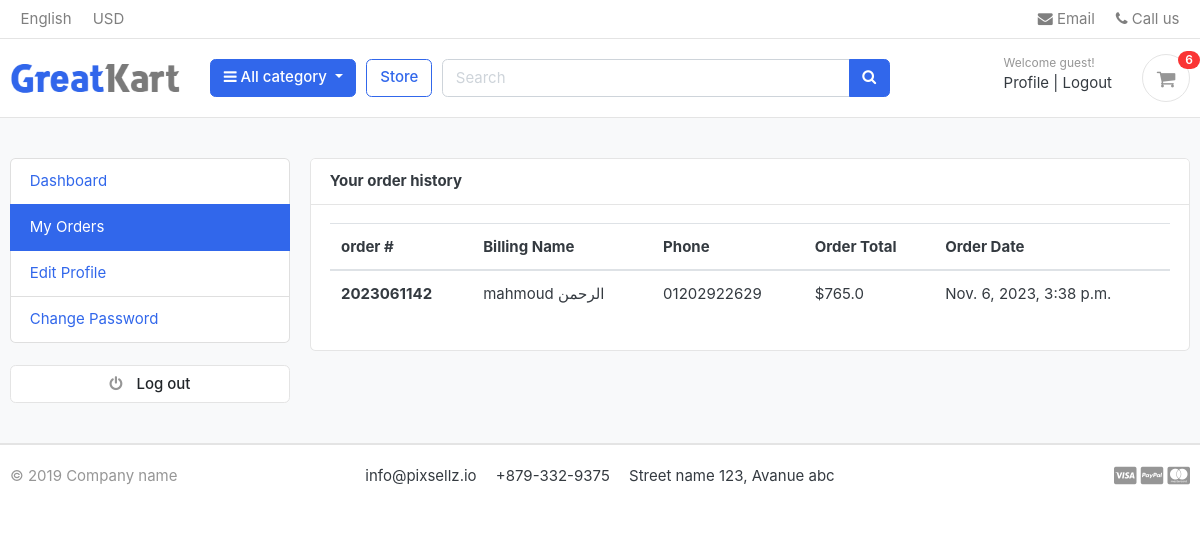
The page /accounts/my_orders/ (signed in) on the database as committed earlier.
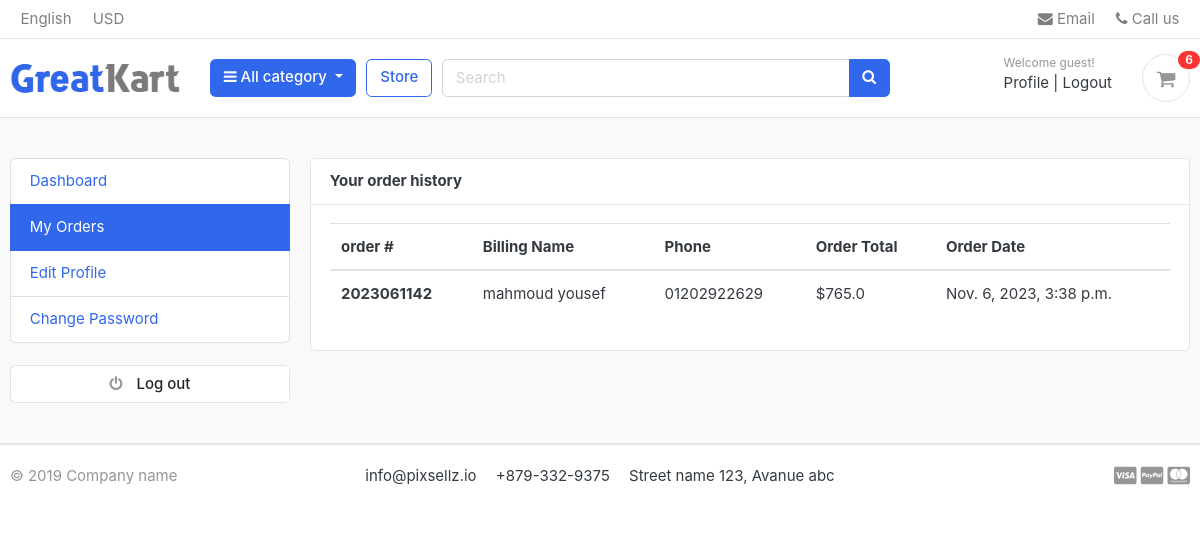
The same page on the database as committed later.
### orders/models.py (models this page shows, shortened)
class Order(models.Model):
    STATUS = (
        ('New','New'),
        ('Accepted','Accepted'),
        ('Completed','Completed'),
        ('Cancelled','Cancelled'),
    )
    user = models.ForeignKey(User, on_delete=models.SET_NULL , null=True)
    payment = models.ForeignKey(Payment,  on_delete=models.SET_NULL ,blank=True , null=True)
    order_number = models.CharField(max_length=50)
    first_name = models.CharField(max_length=50)
    last_name = models.CharField(max_length=50)
    phone = models.CharField(max_length=50)
    email = models.EmailField( max_length=254)
    address_line_1 = models.CharField( max_length=50)
    address_line_2 = models.CharField( max_length=50 , blank=True)
    country = models.CharField( max_length=50 )
    state = models.CharField( max_length=50 )
    city = models.CharField( max_length=50 )
    order_note = models.CharField( max_length=1000 , blank=True)
    order_total = models.FloatField()
    tax = models.FloatField()
    status = models.CharField(choices=STATUS,default='New' , max_length=15)
    ip = models.CharField(max_length=50  ,blank=True)
    is_orderd = models.BooleanField(default=False)
    created_at = models.DateTimeField( auto_now_add=True)
    updated_at = models.DateTimeField(auto_now=True)
    def full_name(self):
        return f'{self.first_name} {self.last_name}'

### accounts/views.py (the view)
# urls.py: path('my_orders/' , views.my_orders , name='my_orders'),
def my_orders(request):
    orders = Order.objects.filter(user=request.user,is_orderd=True).order_by('-created_at')
    context = {
        'orders':orders,
    }
    return render(request,'profile/my_orders.html',context)

### carts/context_processors.py (called while the page is built)
def counter(request):
    cart_count = 0
    if 'admin' in request.path:
        return{}
    else :
        try :
            cart = Cart.objects.filter(cart_id=_cart_id(request))
            if request.user.is_authenticated:
                cart_items = CartItem.objects.all().filter(user=request.user)
            else :
                cart_items = CartItem.objects.all().filter(cart=cart[:1])
            for cart_item in cart_items:
                cart_count+=cart_item.quantity
        except Cart.DoesNotExist:
            cart_count=0
    return dict(cart_count=cart_count)

### carts/views.py (called while the page is built)
def _cart_id(request):
    cart = request.session.session_key
    if not cart:
        cart = request.session.create()
    return cart

### category/context_processor.py (called while the page is built)
def menu_links(request):
    links = Category.objects.all()
    return dict(links=links)

### category/models.py (called while the page is built)
    def get_url(self):
        return reverse('store:product_by_category',args=[self.slug])

    def __str__(self):
        return str(self.name)

### accounts/templates/profile/my_orders.html
{% extends "base.html" %}
{% block body %}
<section class="section-conten padding-y bg">
    <div class="container">
        <div class="row">
            <aside class="col-md-3">
                <ul class="list-group">
                    <a class="list-group-item " href="{% url 'accounts:dashboard'%}"> Dashboard </a>
                    <a class="list-group-item active" href="{% url 'accounts:my_orders'%}"> My Orders </a>
                    <a class="list-group-item" href="{% url 'accounts:edit_profile'%}"> Edit Profile </a>
                    <a class="list-group-item" href="{% url 'password_change'%}">Change Password </a>
                </ul>
                <br>
                <a class="btn btn-light btn-block" href="{% url 'logout'%}"> <i class="fa fa-power-off"></i> <span
                        class="text">Log
                        out</span> </a>
            </aside>
            <main class="col-md-9">
                <article class="card">
                    <header class="card-header">
                        <strong class="d-inline-block mr-3">Your order history</strong>
                    </header>
                    <div class="card-body">
                        <div class="row">
                            <div class="col-md-12">
                                <table class="table table-hover">
                                    <thead>
                                        <tr>
                                            <th scope="col">order #</th>
                                            <th scope="col">Billing Name</th>
                                            <th scope="col">Phone</th>
                                            <th scope="col">Order Total</th>
                                            <th scope="col">Order Date</th>
                                        </tr>
                                    </thead>
                                    <tbody>
                                        {% for order in orders %}
                                        <tr>
                                            <th scope="row">{{order.order_number}}</th>
                                            <td>{{order.full_name}}</td>
                                            <td>{{order.phone}}</td>
                                            <td>${{order.order_total}}</td>
                                            <td>{{order.created_at}}</td>
                                        </tr>
                                        {% endfor %}
                                    </tbody>
                                </table>
                            </div>
                        </div>
                    </div>
                </article>
            </main>
        </div>
    </div>
</section>
{% endblock body %}

Rows that differ between the two databases and show on the page:
changed Order: full_name "mahmoud الرحمن" → "mahmoud yousef"
